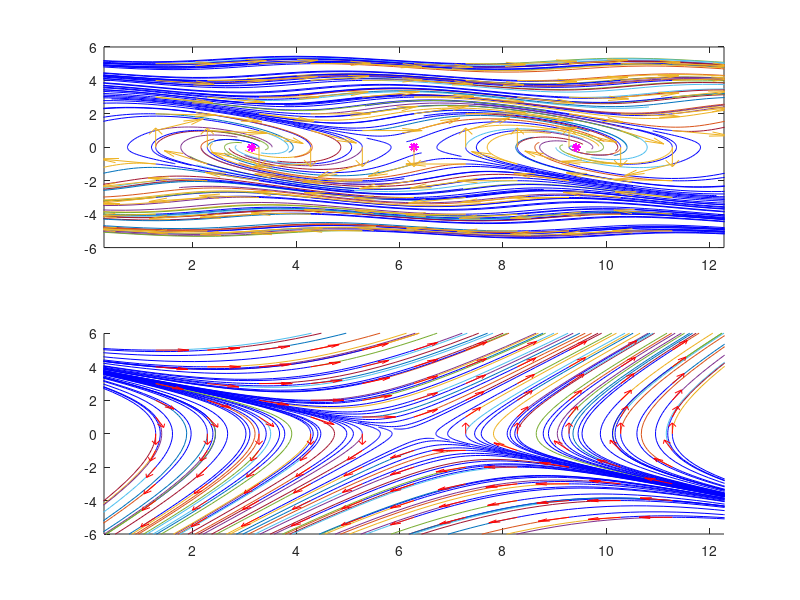

Reproduce this figure in MATLAB.
function nonLinearPhasePortret
clc; clf;
tmax = 3;
    
    function z = rhs(t, y)
        z = [y(2); sin(y(1) + y(2))];
    end

%k = 1; % lineino priblijenie focus
k = 2; % lineino priblijenie - sedlo

J = [0, 1; (-1)^k, (-1)^k];
ak = k * pi; bk = 0;

    function z = Lrhs(t, y)
        z = J * (y - [ak; bk]);
    end

x = ak - 5 : 1 : ak + 5;
y = bk - 5 : 1 : bk + 5;
[X, Y] = meshgrid(x, y);
for i = 1:length(X)
    for j = 1:length(Y)
        [T, Z] = ode45(@rhs, [0, tmax], [X(i, j), Y(i, j)]);
        [T1, Z1] = ode45(@rhs, [0, -tmax], [X(i, j), Y(i, j)]);
        [T2, L] = ode45(@Lrhs, [0, tmax], [X(i, j), Y(i, j)]);
        [T3, L1] = ode45(@Lrhs, [0, -tmax], [X(i, j), Y(i, j)]);

        % phase portret 1
        subplot(2, 1, 1);
        plot(ak, bk, 'm*', ak-pi, bk, 'm*', ak+pi, bk, 'm*');
        hold on;
        plot(Z(:, 1), Z(:, 2), Z1(:, 1), Z1(:, 2), 'b');
        axis([ak-6, ak+6, bk-6, bk+6]);

        % phase portret 2
        subplot(2, 1, 2);
        hold on;
        plot(L(:, 1), L(:, 2), L1(:, 1), L1(:, 2), 'b');
        axis([ak-6, ak+6, bk-6, bk+6]);
    end
end

% vektorno pole
X1 = Y; Y1 = sin(X+Y);
D1 = sqrt(X1.^2 + Y1.^2);
subplot(2, 1, 1);
quiver(X, Y, X1./D1, Y1./D1);

X2 = J(1, 1) * (X - ak) + J(1, 2) * (Y - bk);
Y2 = J(2, 1) * (X - ak) + J(2, 2) * (Y - bk);
D2 = sqrt(X2.^2 + Y2.^2);
subplot(2, 1, 2);
quiver(X, Y, X2./D2, Y2./D2, 0.5, 'r');

end